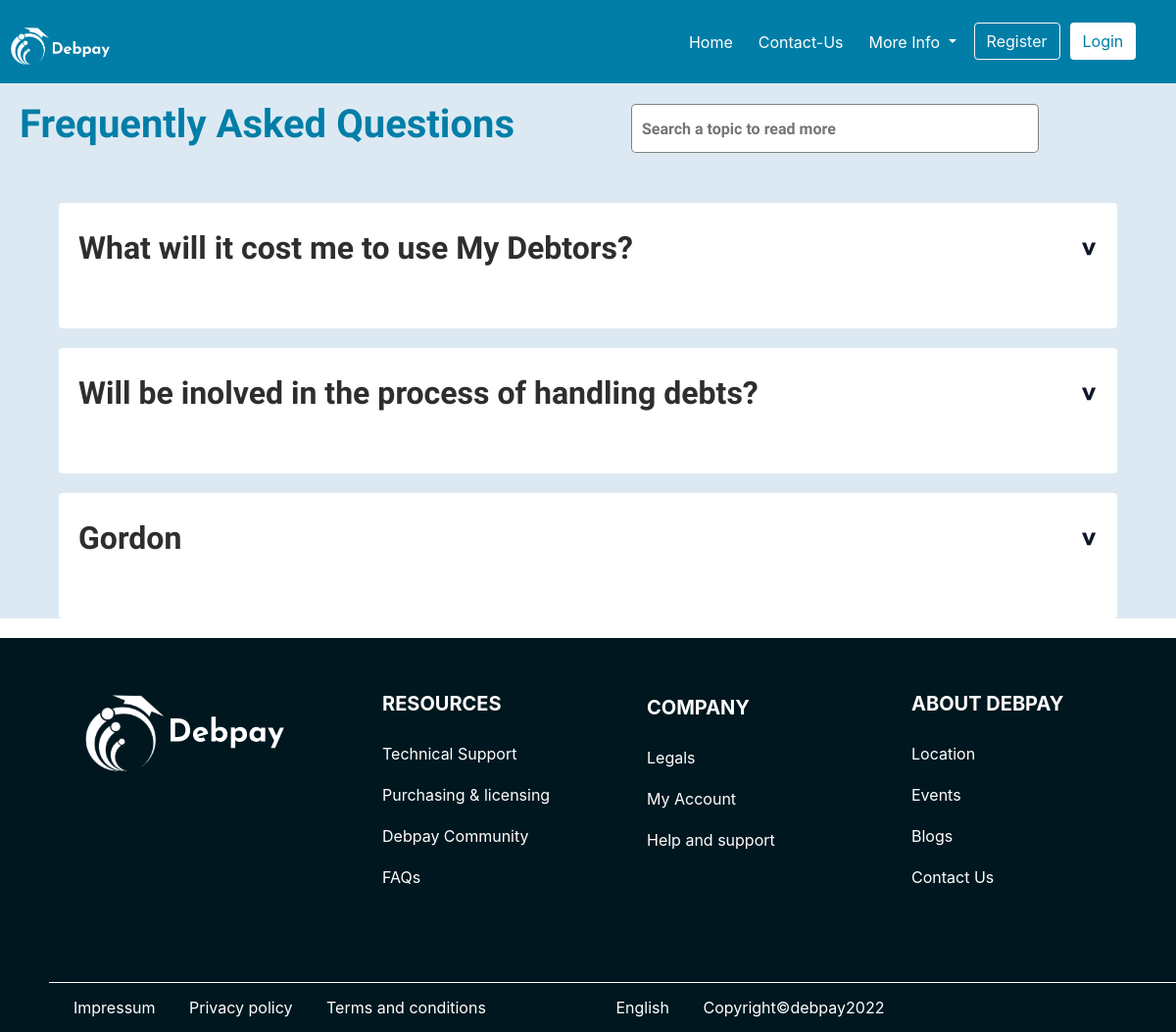
The page /FAQs on the database its author committed.
### Debtor/models.py (models this page shows, shortened)
class Help (models.Model):
    title = models.CharField(max_length=255)
    body = models.TextField()

### Debtor/views.py (the view)
# urls.py: path('FAQs', views.FAQs, name='FAQs'),
def FAQs(request):
    searcher = request.GET.get("q") if request.GET.get("q") !=None else""
    help = Help.objects.filter(Q (title__icontains=searcher)|
                               Q (body__icontains=searcher))
    context = {'help':help, 'searcher':searcher}
    return render(request, 'FAQs.html', context)

### Debtor/templates/FAQs.html (shortened to what this page needs)
{%extends 'base.html' %}
{% load static%}
{%block content %}
<!DOCTYPE html>
<html lang="en">
<head>
     <link rel="stylesheet" href="{% static 'static/css/FAQs.css'%} ">
    <link rel="stylesheet" href="https://cdn.jsdelivr.net/npm/bootstrap@4.1.3/dist/css/bootstrap.min.css">
</head>
<body>
    <main>
        <div id="container">
            <div class="box1">
                <h3>Frequently Asked Questions</h3>
            </div>
            <div class="box2">
              <form>
            <input type="text" name='q' placeholder="Search a topic to read more " id="search_bar">
              </form>
            </div>
        </div>
        <ul id="accordion">
            {%for help in help %}
            <section style="background-color: #fff; margin-bottom: 20px; border-radius: 4px; padding: 10px;">
                <li>
                    <label for="first">{{help.title}} <span>&#x3e;</span></label>
                </li>
            </section>
            {%endfor%}
        </ul>
    </main>
    <footer>
        <div class="footer_container">
            <div class="footer_container-box1">
                <img src="{% static '../assets/images/Debpay logo mask group with text.svg' %}" alt="debpay logo">
            </div>
            <div class="footer_container-box2">
                <p>RESOURCES</p>
                    <a href="#">Technical Support</a>
                    <a href="#">Purchasing & licensing</a>
                    <a href="#">Debpay Community</a>
                    <a href="#">FAQs</a>
            </div>
            <div class="footer_container-box3">
                <p>COMPANY</p>
                <a href="#">Legals</a>
                <a href="#">My Account</a>
                <a href="#">Help and support</a>
            </div>
            <div class="footer_container-box4">
                <p>ABOUT DEBPAY</p>
                <a href="#">Location</a>
                <a href="#">Events</a>
                <a href="#">Blogs</a>
                <a href="#">Contact Us</a>
            </div>
        </div>
        <hr>
        <div id="page_bottom">
            <div id="page_bottom1">
                <a href="#">Impressum</a>
                <a href="Privacypolicy.html">Privacy policy</a>
                <a href="#">Terms and conditions</a>
            </div>
            <div id="page_bottom2">
                <a href="#"> English </a>
                <a href="#">Copyright&copy;debpay2022</a>
            </div>
            <div id="icons2">
                <a href="#"></a>
                <a href="#"></a>
                <a href="#"></a>
                <a href="#"></a>
            </div>
        </div>
    </footer>
</body>
</html>
{%endblock%}

### static/css/landing_page.css (style rules this page uses)
html, body { margin: 0; height: 100%; font-family: 'Josefin Sans', sans-serif; overflow-x: hidden; box-sizing: border-box; }
ul li { list-style: none; display: inline; }
a { text-decoration: none; color: #FFF; }
footer { color: #fff; background-color: #00171F; }
.footer_container { display: flex; align-items: center; justify-content: center; }
.footer_container p { font-size: 20px; line-height: 28px; font-weight: bold; }
.footer_container a { color: #FFF; display: block; padding: 10px; margin-left: -10px; font-size: 16px; line-height: 22px; }
.footer_container-box1 { flex: 30%; text-align: center; }
.footer_container-box2 { flex: 20%; text-align: left; }
.footer_container-box3 { flex: 20%; margin-top: -35px; text-align: left; }
.footer_container-box4 { flex: 20%; text-align: left; }
#page_bottom { display: flex; justify-content: space-between; align-items: center; margin-left: 50px; border-top: 1px solid #fff; }
#page_bottom a { padding: 15px; color: #fff; }
#icons2 { display: flex; margin-right: 50px; }

### static/css/FAQs.css (style rules this page uses)
* { margin: 0; padding: 0; box-sizing: border-box; }
html, body { margin: 0; height: 100%; overflow-x: hidden; width: 100%; overflow-x: hidden; }
main { font-family: 'Josefin Sans', sans-serif; background-color: #dce9f3; }
ul li { list-style: none; display: inline; }
a { text-decoration: none; color: #FFF; }
#container { display: flex; align-items: center; justify-content: center; margin: 30px auto; width: 90%; margin: 0; padding: 20px; }
.box1 { flex: 60%; color: #007EA7; }
.box1 h3 { font-style: normal; font-weight: 700; font-size: 40px; line-height: 44px; }
.box2 { flex: 40%; width: 90%; }
.box2 input { width: 80%; height: 50px; border-radius: 10px; font-weight: 700; font-size: 16px; line-height: 22px; padding: 10px; color: #292D32; border: 1.5px solid rgba(46, 46, 46, 0.6); }
.box2 input { padding: 10px; width: 100%; border-radius: 5px; position: relative; }
#accordion { margin: 30px auto; margin-bottom: 0; width: 90%; }
#accordion li { list-style: none; width: 100%; margin-bottom: 15px; padding: 40px; border-radius: 2px; }
#accordion li label { padding: 10px; margin-bottom: 20px; margin-top: -15px; display: flex; align-items: center; justify-content: space-between; font-weight: 700; font-size: 32px; line-height: 35px; cursor: pointer; color: #2E2E2E; }
#accordion li label span { transform: rotate(90deg); font-size: 30px; color: #0f172a; }
footer { color: #fff; background-color: #00171F; }
.footer_container { display: flex; align-items: center; justify-content: center; }
.footer_container p { font-size: 20px; line-height: 28px; font-weight: bold; }
.footer_container a { display: block; padding: 10px; margin-left: -10px; font-size: 16px; line-height: 22px; text-decoration: none; color: #FFF; }
.footer_container-box1 { flex: 30%; text-align: center; }
.footer_container-box2 { flex: 20%; text-align: left; }
.footer_container-box3 { flex: 20%; margin-top: -35px; text-align: left; }
.footer_container-box4 { flex: 20%; text-align: left; }
#page_bottom { display: flex; justify-content: space-between; align-items: center; margin-left: 50px; padding: 10px; }
#page_bottom a { padding: 15px; text-decoration: none; color: #FFF; }

### rows shown on the page
Help: title "What will it cost me to use My Debtors?"
Help: title "Will be inolved in the process of handling debts?"
Help: title "Gordon"
